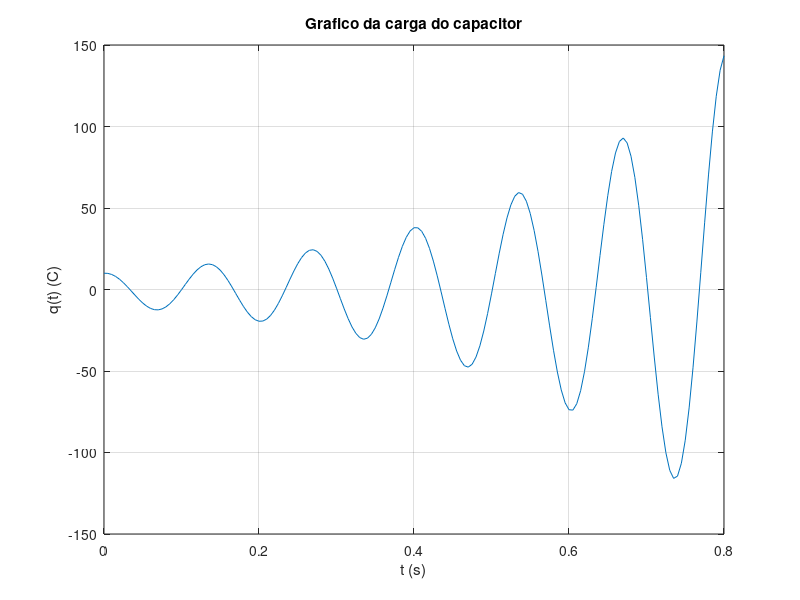

The MATLAB script that drew this image:
function Atv5_2(inc, q0, R, L, C, tMin, tMax)
	% Não precisa por valores de entrada
	if nargin < 1, inc = .005; end
	if nargin < 2  q0 = 10; R = 60; L = 9; C = .00005; tMin = 0; tMax = .8; end
	clc

	q = @(t) q0*exp(1).^(R*t/(2*L))*cos(sqrt(1/(L*C)-(R/(2*L)).^2)*t);

	t = tMin:inc:tMax;
	q_t = linspace(0, 0, length(t));

	for n = tMin:tMax/inc
		q_t(n-tMin+1) = q(n*inc);
	end

	plot(t, q_t)
	title('Grafico da carga do capacitor')
	xlabel('t (s)')
	ylabel('q(t) (C)')
	grid
end
